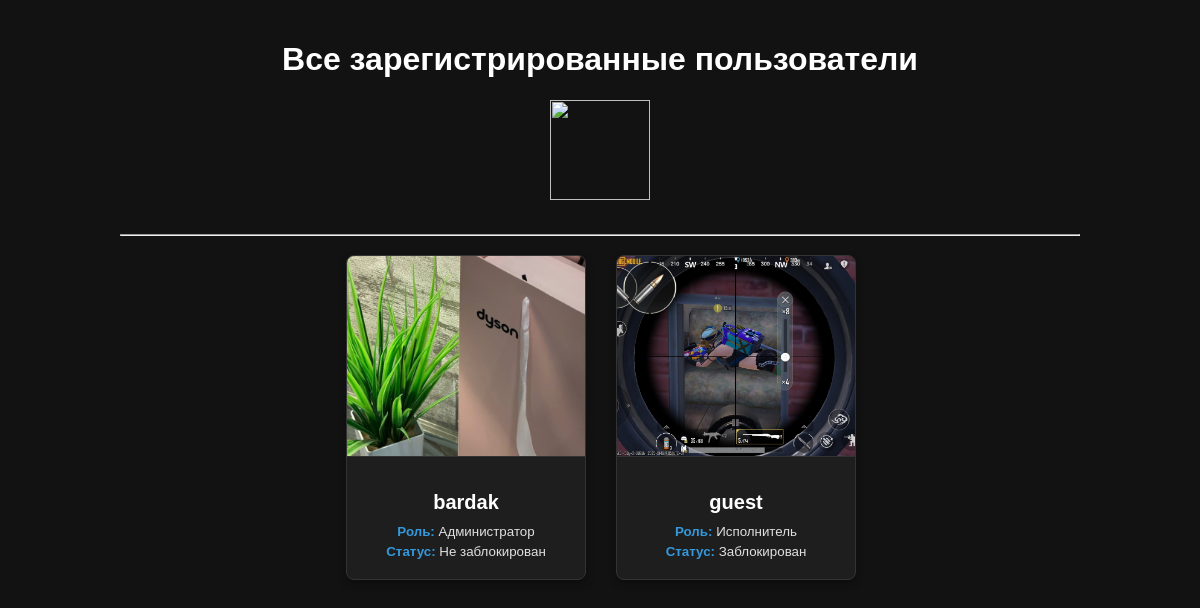
The page /profiles/ (signed in) on the database as committed earlier.
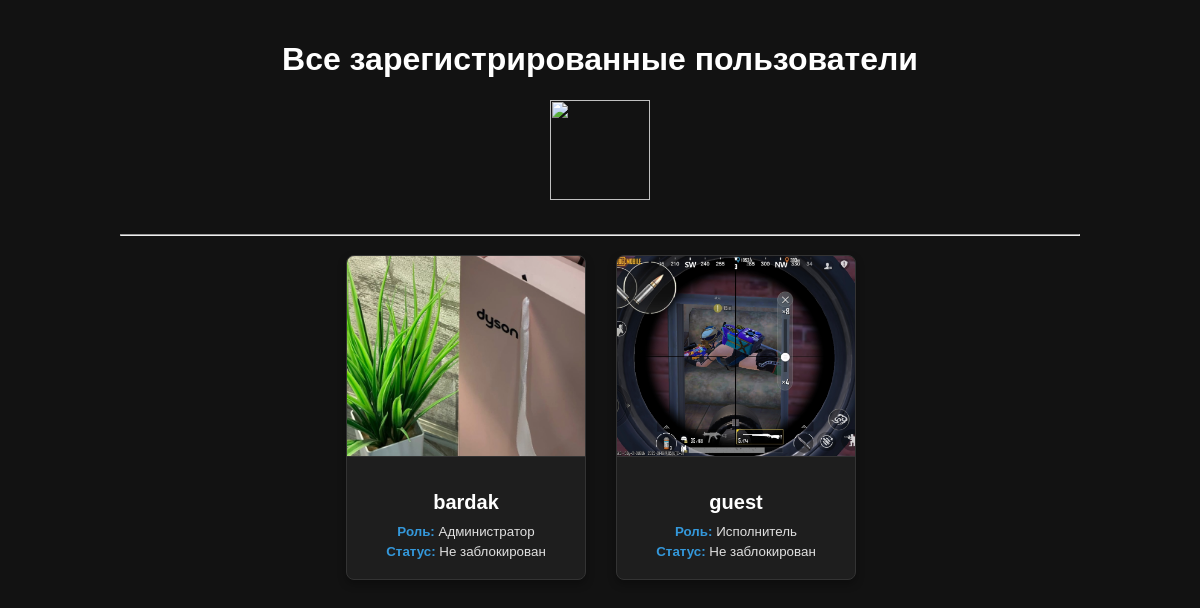
The same page on the database as committed later.
### scp/models.py (models this page shows, shortened)
class Profile(models.Model):
    puser = models.OneToOneField(User, on_delete=models.CASCADE, related_name='profile', unique=True)
    bio = models.TextField(blank=True, null=True)
    avatar = models.ImageField(upload_to='./profile_avatars/', blank=True, null=True, default='./default/no_avatar.png')
    role = models.CharField(max_length=50, blank=True, choices=Role.ROLE_CHOICES, default='Исполнитель')
    account = models.BooleanField(default=False)  # Это поле отвечает за статус пользователя
    contacts = models.TextField(default='Контакты не указаны')
    status = models.CharField(max_length=50, choices=Status.BLACKLIST_CHOICES, default='Не заблокирован')
    telegram_url = models.URLField(max_length=255, blank=True, null=True, verbose_name='Telegram')
    github_url = models.URLField(max_length=255, blank=True, null=True, verbose_name='GitHub')

### scp/views.py (the view)
# urls.py: path('profiles/', views.profiles, name='profiles'),
@login_required
def profiles(request):
    users = Profile.objects.all()
    return render(request, 'scp/profiles.html', {'users':users})

### scp/templates/scp/profiles.html (shortened to what this page needs)
{% load static %}
<!DOCTYPE html>
<html lang="ru">
<head>
    <link rel="stylesheet" href="{% static 'scp/css/profiles.css' %}">
</head>
<body>
    <div class="container">
        <header class="header">
            <h1>Все зарегистрированные пользователи</h1>
            <a href="{% url 'profile' %}"><img src="https://cdn-icons-png.flaticon.com/512/17286/17286984.png" style="height: 100px; width: 100px;"></a>
        </header>
        <hr>
        <section class="user-list">
            {% for user in users %}
                {% if request.user.profile.role == "Администратор" %}
                    <form method="post" action="{% url 'admin_panel' user.puser.id %}">
                        <button type="submit" class="user-card-btn">
                            <div class="user-card">
                                {% if user.avatar %}
                                    <div class="user-avatar">
                                        <img src="{{ user.avatar.url }}" alt="{{ user.puser }}'s avatar">
                                    </div>
                                {% else %}
                                    <p class="no-avatar">Нет загруженной аватарки.</p>
                                {% endif %}
                                <div class="user-info">
                                    <h2>{{ user.puser }}</h2>
                                    <p><strong>Роль:</strong> {{ user.role }}</p>
                                    <p><strong>Статус:</strong> {{ user.status }}</p>
                                </div>
                            </div>
                        </button>
                    </form>
                {% endif %}
            {% empty %}
                <p>Пользователи не найдены.</p>
            {% endfor %}
        </section>
    </div>
</body>
</html>

Rows that differ between the two databases and show on the page:
changed Profile "Исполнитель": status "Заблокирован" → "Не заблокирован"
